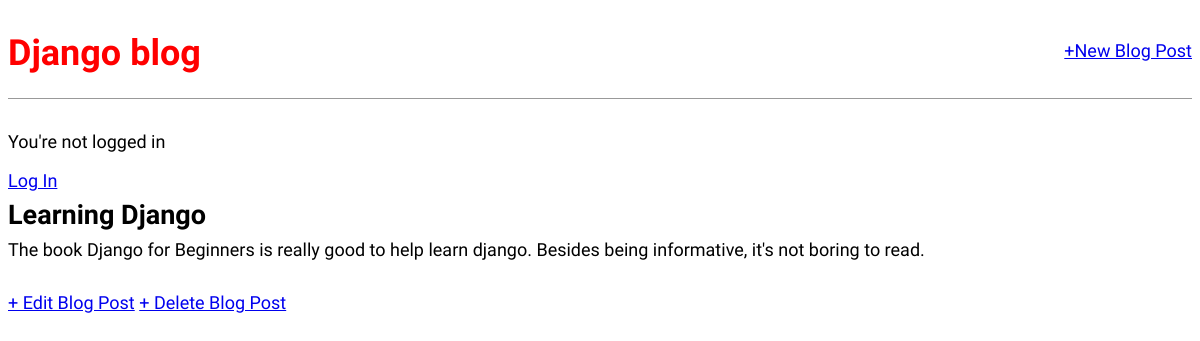
The app's page /post/1/ with its own data.
### blog/models.py (models this page shows, shortened)
class Post(models.Model):
    title = models.CharField(max_length = 200)
    author = models.ForeignKey('auth.User', on_delete=models.CASCADE)
    body = models.TextField()

### blog/views.py (the view)
# urls.py: path('post/<int:pk>/', views.BlogDetailView.as_view(), name='post_detail'),
class BlogDetailView(DetailView):
    model = Post
    template_name = 'post_detail.html'

### templates/post_detail.html
{% extends 'base.html' %}
{% block content %}
    <div class="post-entry">
        <h2>{{post.title}}</h2>
        <p>{{post.body}}</p>
    </div>
    <a href="{% url 'post_edit' post.pk %}">+ Edit Blog Post</a>
    <a href="{% url 'post_delete' post.pk %}">+ Delete Blog Post</a>
{% endblock %}

### static/css/base.css (style rules this page uses)
body { font-family: 'Source Sans Pro', sans-serif; font-size: 18px; }
.post-entry { margin-bottom: 2rem; }
.post-entry h2 { margin: 0.5rem 0; }
.post-entry p { margin: 0; font-weight: 400; }

### records on screen
Post: title "Learning Django", body "The book Django for Beginners is really good to help learn django. Besides being informative, it's not boring to read."
